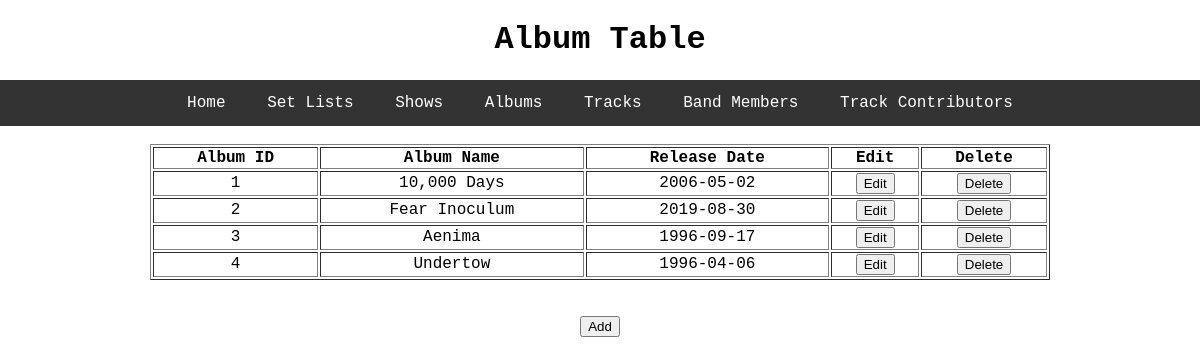
The page /album on the database its author committed.
### toolDB/models.py (models this page shows, shortened)
class Album(db.Model):
    id = db.Column(db.Integer, primary_key=True)
    album_name = db.Column(db.String, nullable=False)
    release_date = db.Column(db.String, nullable=False)
    track = db.relationship('Track', cascade='all, delete', backref='album', lazy=True)

### toolDB/select_db/routes.py (the view)
@select.route('/album')
def album():
    rows = Album.query.all()
    return render_template('album.html', title='Album', header='Album Table', rows=rows)

### toolDB/templates/album.html
{% extends "layout.html" %}
{% block content %}
  <table style="width:75%" table border="1" table align = "center">
    <thead>
      <th>Album ID</th>
      <th>Album Name</th>
      <th>Release Date</th>
      <th>Edit</th>
      <th>Delete</th>
    </thead>
    <tbody>
  	  {% for r in rows %}
  	    <tr>
        	<td>{{ r.id }}</td>
        	<td>{{ r.album_name }}</td>
        	<td>{{ r.release_date }}</td>
  	    	<td><input type="button" name = "Edit" value = "Edit" onclick = "window.location='/update_album/{{ r.id }}'"></td>
  	    	<td><input type="button" name = "Delete" value = "Delete" onclick = "window.location='/delete_album/{{ r.id }}'"></td>
  	    </tr>
  	  {% endfor %}
  	</tbody>
  </table>
  <br>
  <br>
  <a href="{{ url_for('insert.add_album') }}"><button type="button">Add</button></a>
{% endblock content %}

### toolDB/static/css/style.css (style rules this page uses)
body { margin: auto; padding: 0; font-family: "Courier New", monospace; text-align: center; }

### rows shown on the page
Album: id "1", album_name "10,000 Days", release_date "2006-05-02"
Album: id "2", album_name "Fear Inoculum", release_date "2019-08-30"
Album: id "3", album_name "Aenima", release_date "1996-09-17"
Album: id "4", album_name "Undertow", release_date "1996-04-06"

### other values the page prints
{{ header }} "Album Table"
